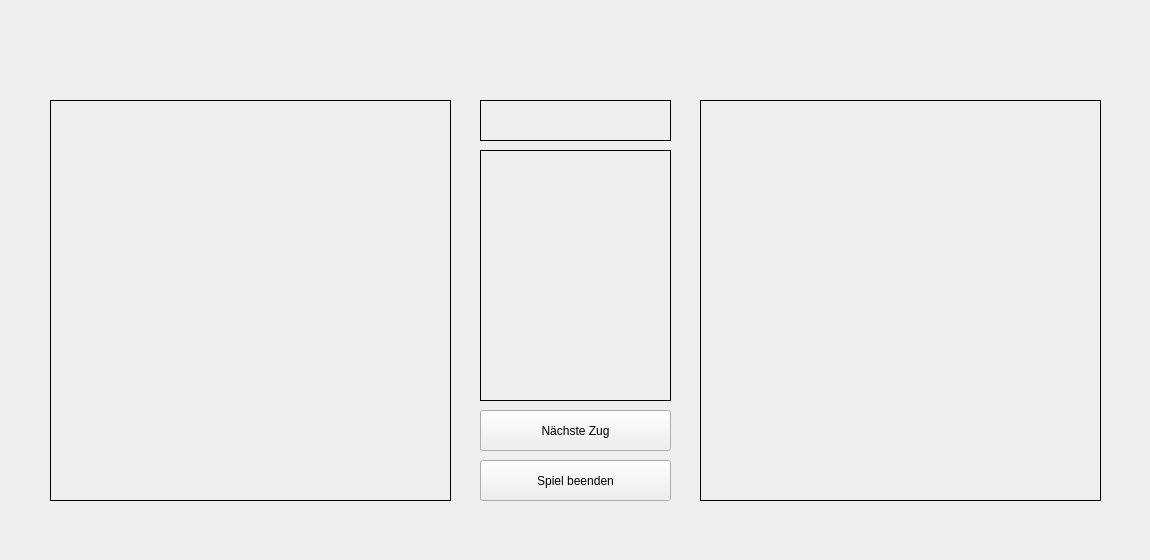
<?xml version="1.0" encoding="UTF-8"?>
<ui version="4.0">
 <class>GameWindow</class>
 <widget class="QDialog" name="GameWindow">
  <property name="geometry">
   <rect>
    <x>0</x>
    <y>0</y>
    <width>1150</width>
    <height>560</height>
   </rect>
  </property>
  <property name="windowTitle">
   <string>BattleShips</string>
  </property>
  <widget class="QLabel" name="Field1">
   <property name="geometry">
    <rect>
     <x>50</x>
     <y>100</y>
     <width>401</width>
     <height>401</height>
    </rect>
   </property>
   <property name="frameShape">
    <enum>QFrame::Box</enum>
   </property>
   <property name="text">
    <string/>
   </property>
  </widget>
  <widget class="QLabel" name="Field2">
   <property name="geometry">
    <rect>
     <x>700</x>
     <y>100</y>
     <width>401</width>
     <height>401</height>
    </rect>
   </property>
   <property name="frameShape">
    <enum>QFrame::Box</enum>
   </property>
   <property name="text">
    <string/>
   </property>
  </widget>
  <widget class="QPushButton" name="ButtonEnd">
   <property name="geometry">
    <rect>
     <x>480</x>
     <y>460</y>
     <width>191</width>
     <height>41</height>
    </rect>
   </property>
   <property name="focusPolicy">
    <enum>Qt::NoFocus</enum>
   </property>
   <property name="text">
    <string>Spiel beenden</string>
   </property>
  </widget>
  <widget class="QPushButton" name="ButtonNext">
   <property name="geometry">
    <rect>
     <x>480</x>
     <y>410</y>
     <width>191</width>
     <height>41</height>
    </rect>
   </property>
   <property name="focusPolicy">
    <enum>Qt::NoFocus</enum>
   </property>
   <property name="text">
    <string>Nächste Zug</string>
   </property>
  </widget>
  <widget class="QLabel" name="label">
   <property name="geometry">
    <rect>
     <x>480</x>
     <y>150</y>
     <width>191</width>
     <height>251</height>
    </rect>
   </property>
   <property name="frameShape">
    <enum>QFrame::Box</enum>
   </property>
   <property name="text">
    <string/>
   </property>
  </widget>
  <widget class="QLabel" name="label_2">
   <property name="geometry">
    <rect>
     <x>480</x>
     <y>100</y>
     <width>191</width>
     <height>41</height>
    </rect>
   </property>
   <property name="frameShape">
    <enum>QFrame::Box</enum>
   </property>
   <property name="text">
    <string/>
   </property>
  </widget>
  <widget class="QWidget" name="gridLayoutWidget">
   <property name="geometry">
    <rect>
     <x>50</x>
     <y>100</y>
     <width>401</width>
     <height>401</height>
    </rect>
   </property>
   <layout class="QGridLayout" name="field1" rowstretch="0" columnstretch="0" rowminimumheight="0">
    <property name="sizeConstraint">
     <enum>QLayout::SetDefaultConstraint</enum>
    </property>
    <property name="leftMargin">
     <number>0</number>
    </property>
    <property name="topMargin">
     <number>0</number>
    </property>
    <property name="bottomMargin">
     <number>0</number>
    </property>
    <property name="spacing">
     <number>0</number>
    </property>
   </layout>
  </widget>
  <widget class="QWidget" name="gridLayoutWidget_2">
   <property name="geometry">
    <rect>
     <x>700</x>
     <y>100</y>
     <width>401</width>
     <height>401</height>
    </rect>
   </property>
   <layout class="QGridLayout" name="field2">
    <property name="spacing">
     <number>0</number>
    </property>
   </layout>
  </widget>
  <widget class="QWidget" name="gridLayoutWidget_3">
   <property name="geometry">
    <rect>
     <x>479</x>
     <y>100</y>
     <width>191</width>
     <height>41</height>
    </rect>
   </property>
   <layout class="QGridLayout" name="whichTurn"/>
  </widget>
  <widget class="QWidget" name="gridLayoutWidget_4">
   <property name="geometry">
    <rect>
     <x>480</x>
     <y>189</y>
     <width>191</width>
     <height>211</height>
    </rect>
   </property>
   <layout class="QGridLayout" name="statusLog"/>
  </widget>
  <widget class="QWidget" name="gridLayoutWidget_5">
   <property name="geometry">
    <rect>
     <x>480</x>
     <y>150</y>
     <width>191</width>
     <height>41</height>
    </rect>
   </property>
   <layout class="QGridLayout" name="whichPhase"/>
  </widget>
  <widget class="QWidget" name="gridLayoutWidget_6">
   <property name="geometry">
    <rect>
     <x>169</x>
     <y>40</y>
     <width>161</width>
     <height>41</height>
    </rect>
   </property>
   <layout class="QGridLayout" name="randPlaceBtn1"/>
  </widget>
  <widget class="QWidget" name="gridLayoutWidget_7">
   <property name="geometry">
    <rect>
     <x>820</x>
     <y>40</y>
     <width>160</width>
     <height>41</height>
    </rect>
   </property>
   <layout class="QGridLayout" name="randPlaceBtn2"/>
  </widget>
 </widget>
 <resources/>
 <connections/>
</ui>
